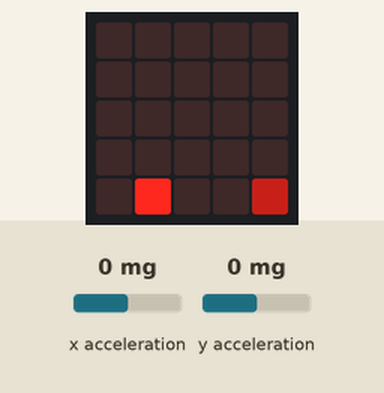
The program below on a simulated BBC micro:bit (MakeCode). Shown: the board's 5×5 LED display. Inputs (shaded band) come from the test bench; at power-on: y acceleration 0 mg, x acceleration 0 mg. Random numbers come from a fixed seed.

Above: at 1.2 s.
1.3 s: y acceleration set to -179 mg
3.1 s: y acceleration set to -219 mg
At 4.25 s:
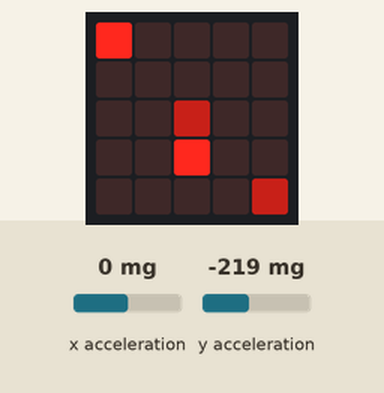
5.8 s: x acceleration set to 181 mg
8.0 s: x acceleration set to 211 mg
At 8.37 s:
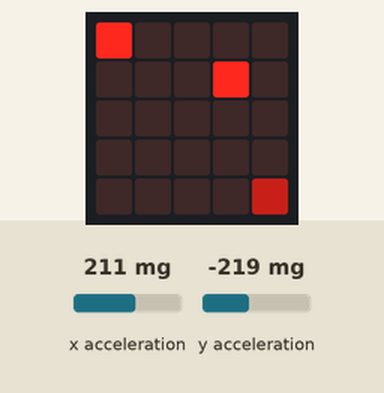
10.1 s: x acceleration set to -1440 mg
At 11.05 s:
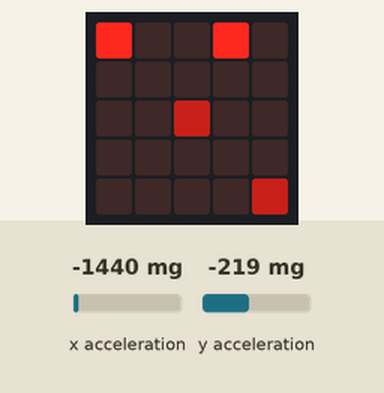
13.1 s: y acceleration set to 750 mg
At 13.97 s:
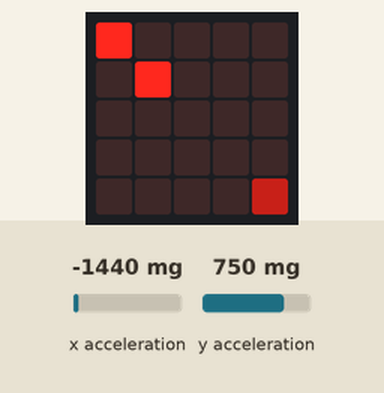

The program:

main.ts
```typescript
let janaria_2: game.LedSprite = null
let pacman = game.createSprite(2, 4)
let janaria = game.createSprite(4, 4)
let mamua = game.createSprite(2, 2)
mamua.set(LedSpriteProperty.Blink, 100)
mamua.set(LedSpriteProperty.Brightness, 100)
janaria.set(LedSpriteProperty.Brightness, 100)
basic.forever(function () {
    mamua.move(1)
    basic.pause(500)
    mamua.ifOnEdgeBounce()
    basic.pause(400)
    if (input.acceleration(Dimension.X) < 200) {
        basic.pause(200)
        pacman.move(-1)
    }
    if (input.acceleration(Dimension.X) > -200) {
        basic.pause(200)
        pacman.move(1)
    }
    if (input.acceleration(Dimension.Y) > 200) {
        basic.pause(200)
        pacman.change(LedSpriteProperty.Y, 1)
    }
    if (input.acceleration(Dimension.Y) < -200) {
        basic.pause(200)
        pacman.change(LedSpriteProperty.Y, -1)
    }
    if (pacman.isTouching(janaria)) {
        game.addScore(1)
        janaria.delete()
        janaria_2 = game.createSprite(randint(0, 4), randint(0, 4))
    }
    if (game.createSprite(0, 0).isTouching(mamua)) {
        game.gameOver()
    }
})
```

test.ts
```typescript
// aquí va el archivo "tests"; esto no se compilará cuando este paquete se utilice como una extensión.
```

Measured:
- the behaviour switches between -200 and -201 mg on y acceleration (found by bisection; images 0 and 1)
- the behaviour switches between 199 and 200 mg on x acceleration (found by bisection; images 1 and 2)
